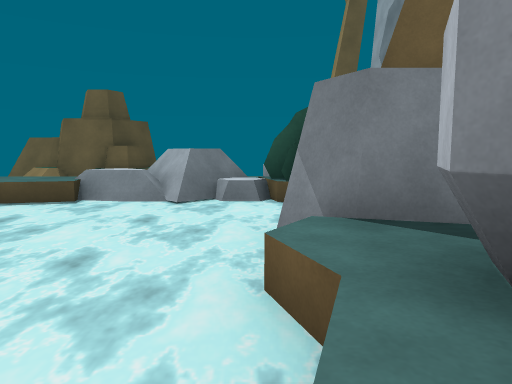
[1] (above)

15 first-person views from a walk through a 3-D level made in the Unity game engine. The camera is 1.5 m above the floor, tilts 6° down and sees 70° across. The floor is counted in squares, 2 m on a side. Each view is taken from the middle of a square. On the plan, view 1 faces up. The plan holds only what a view shows up to about 11 squares ahead; the rest is blank. The place goes on beyond the plan. The player is left out. Surface patterns are stand-ins for the level's own textures.

[2]
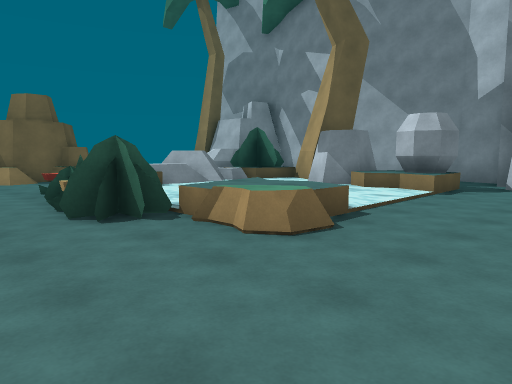

[3]
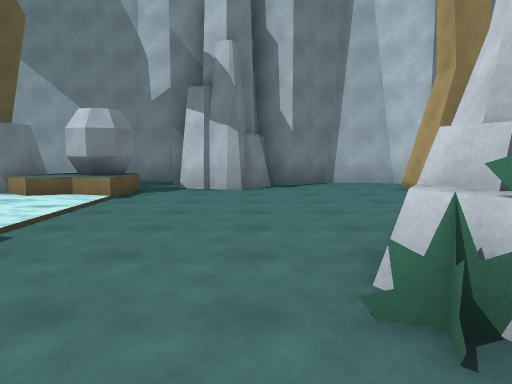

[4]
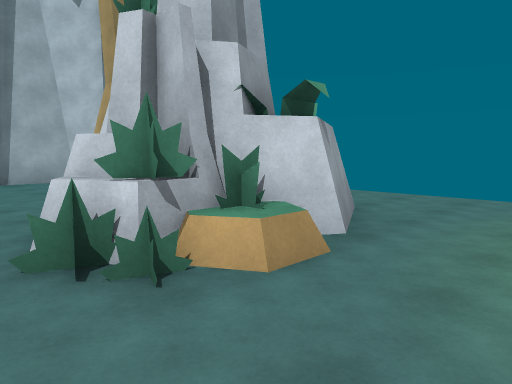

[5]
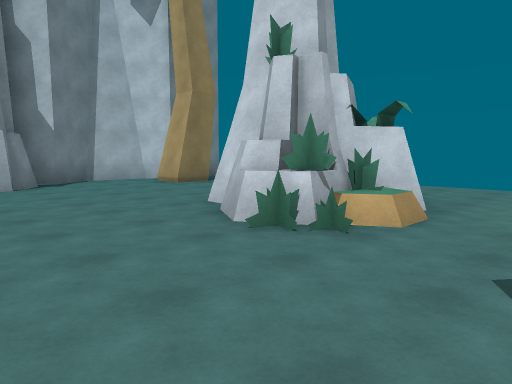

[6]
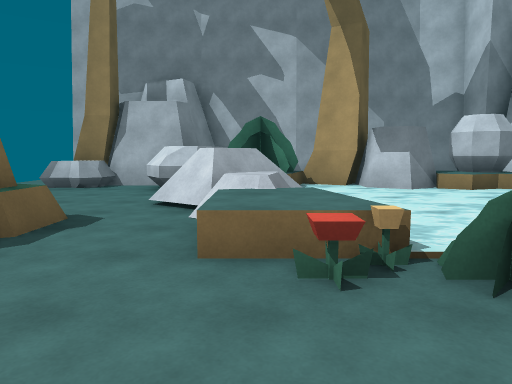

[7]
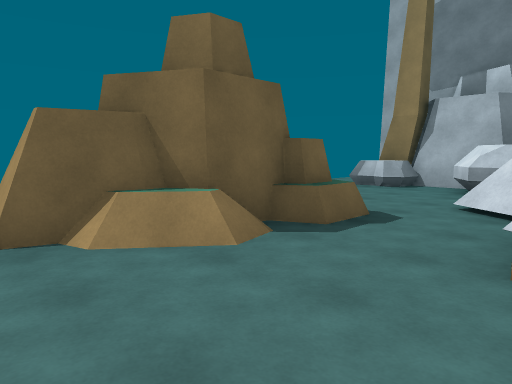

[8]
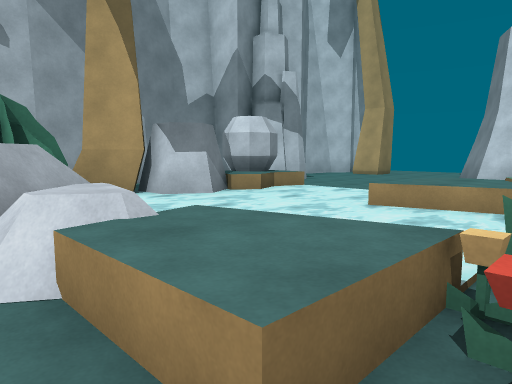

[9]
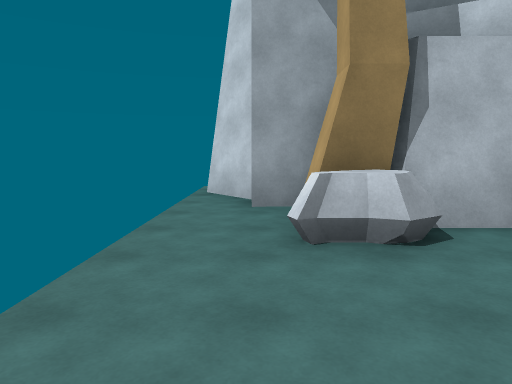

[10]
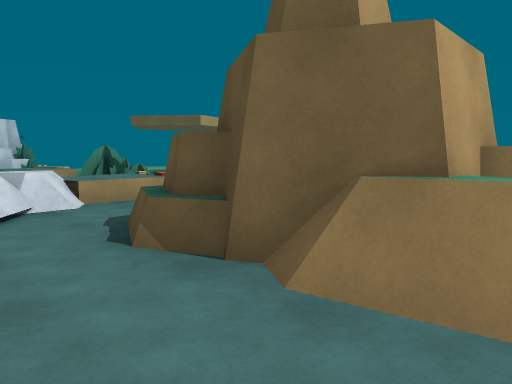

[11]
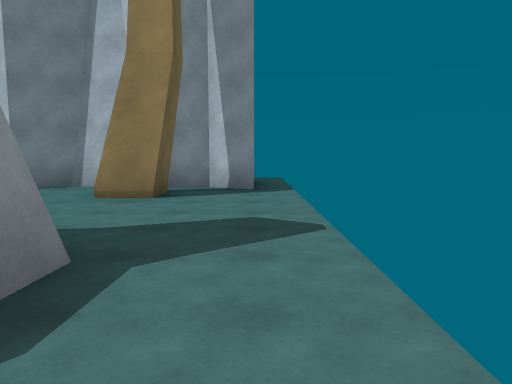

[12]
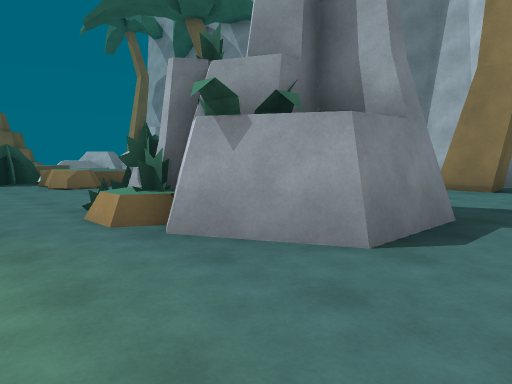

[13]
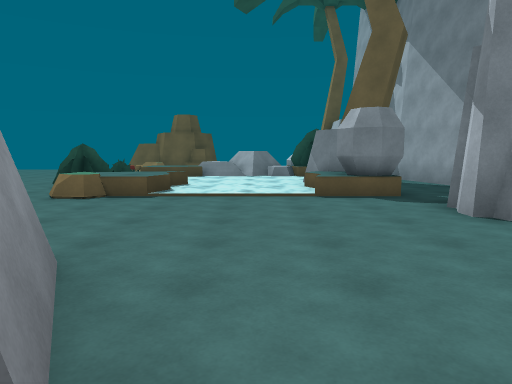

[14]
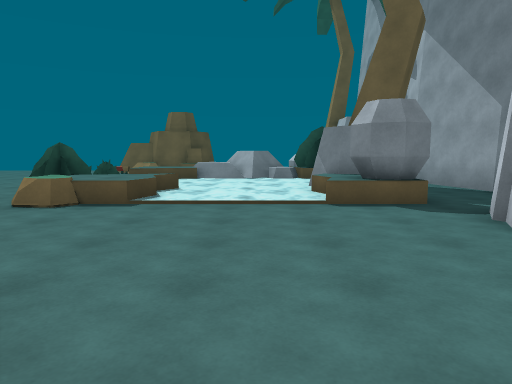

[15]
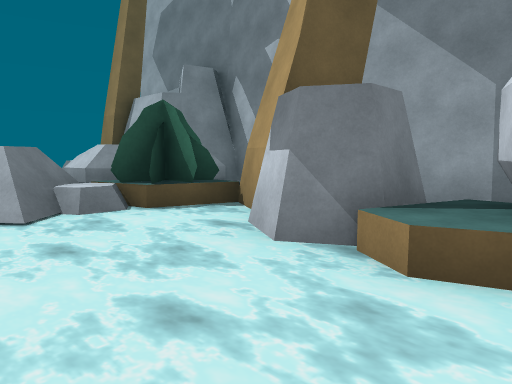

### Floor plan
Key: @ floor where view 1 was taken; # wall or solid block; . floor; = window, fence, low wall or low ledge; ~ water the walk can cross; ^ raised ledge; R rock; F flower; P plant; O other object.
Columns run from 7 left of view 1 to 5 right of it. Each row starts with its distance up from view 1.
 12     #.......#
 11   # #.....###
 10  ####...^##
  9 ..###....#
  8 ........##
  7 .....RRR###
  6 ..F==RRR##
  5 ..FF~~R~^##
  4 ..#~~~~~###
  3 .O#~~~~~RR#
  2  .#^^~~^R##
  1 ...^^~~^###
  0 ...^...@..#
 -1 .........##
 -2 .........##
 -3 ..PP......##
 -4 ..PRR......#
 -5 ..RPRR.....#
 -6 ...RRR...###
 -7 ..........#
 -8 ..........#

Where each view was taken, in squares from view 1:
view 1: 0 up, 0 right, facing up
view 2: 2 down, 7 left, facing up-right
view 3: 2 down, 6 left, facing right
view 4: 2 down, 7 left, facing down-right
view 5: 0 up, 7 left, facing down-right
view 6: 6 up, 7 left, facing right
view 7: 6 up, 7 left, facing up-right
view 8: 7 up, 5 left, facing down-right
view 9: 11 up, 2 left, facing right
view 10: 12 up, 1 left, facing down-left
view 11: 8 down, 5 left, facing right
view 12: 8 down, 7 left, facing up-right
view 13: 6 down, 1 left, facing up
view 14: 5 down, 1 left, facing up
view 15: 1 up, 2 left, facing up-right
